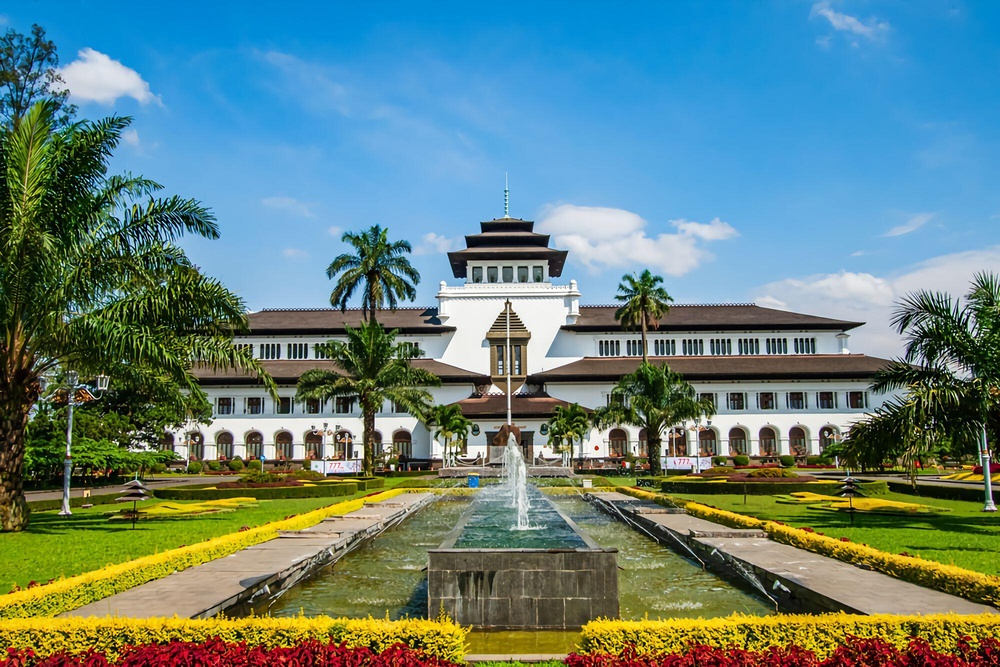
#> input picture gedungsate.jpg, 1000 x 667 px, shrunk from 2000 x 1334 before the run
$ python 'Gray Level slicing.py'
#> lines starting #> are read from the running program, lines starting #| are printed output that depends on the picture; after the words box and inside, x2 and y2 are one past the last pixel; in counts of white or black regions, pixels touching at a corner belong together
import cv2#Memanggil modul/library cv2
import numpy as np#Memanggil modul/library numpy
import matplotlib.pyplot as plt#Memanggil modul/library matplotlib

img = image = cv2.imread('gedungsate.jpg', 0)#sebuah fungsi yang membaca file gambar dan mengembalikan sebuah array NumPy yang merepresentasikan gambar tersebut.
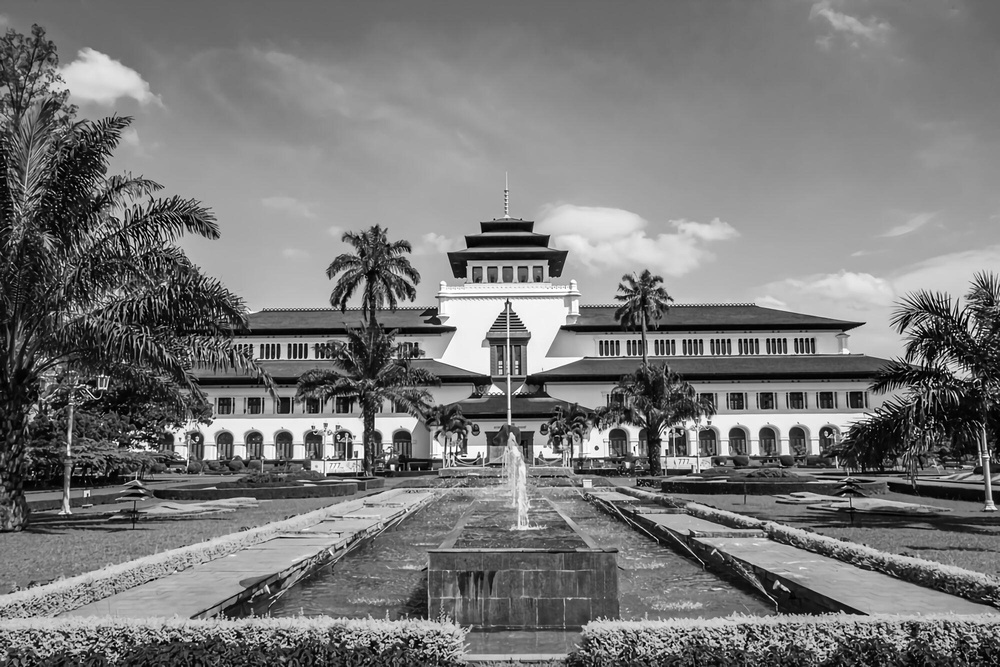
#> img: shape (667, 1000); min 0, max 255, mean 119.9

row, column = img.shape# Menetapkan nilai baris dan kolom dari atribut bentuk
#> row = 667; column = 1000

img1 = np.zeros((row, column), dtype='uint8')#membuat sebuah array numpy dengan bentuk (shape) yang sama dengan gambar img, yang berisi semua nilai nol dengan unsigned integer dengan panjang 8 bit

min_range = 10#nilai minimum
max_range = 60#nilai maksimum

for i in range(row):#perulangan for untuk mengulangi sebuah blok kode sebanyak row kali.
    for j in range(column):#perulangan for untuk mengulangi sebuah blok kode sebanyak column kali.
        if img[i, j] > min_range and img[i, j] < max_range:#melakukan pengecekan kondisi pada nilai piksel citra. Jika nilai piksel pada koordinat
            img1[i, j] = 255# mengatur nilai piksel citra img1 pada koordinat (i, j) menjadi 255.
        else:## Kode yang akan dijalankan jika kondisi tidak terpenuhi
            img1[i, j] = 0#mengatur nilai piksel citra img1 pada koordinat (i, j) menjadi 0.
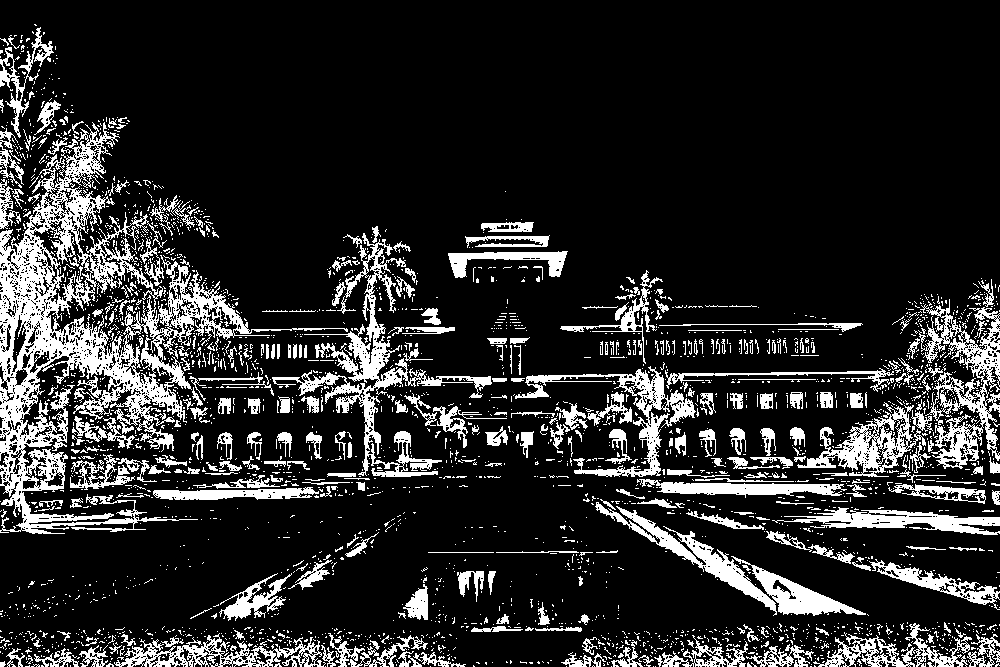
#> img1: shape (667, 1000); 16.4% white; 2976 white regions (2631 under 20 px), largest, box (x1, y1, x2, y2) and area: (0, 122, 348, 534) 27776, (272, 233, 492, 477) 6774, (918, 299, 1000, 469) 5063

fig, axes = plt.subplots(2, 2, figsize=(12, 12))# menghasilkan sebuah objek Figure dan objek-objek Axes yang digunakan untuk membuat subplot dengan tata letak 2x2.
ax = axes.ravel()#mengubah array multidimensi axes menjadi array satu dimensi ax menggunakan metode ravel()

ax[0].imshow(img, cmap=plt.cm.gray)# menampilkan citra img pada subplot pertama (indeks 0) dengan menggunakan skema warna abu-abu (cmap=plt.cm.gray).
ax[0].set_title("Citra Input")# mengatur judul pada subplot pertama (indeks 0) menjadi "Citra Input".
ax[1].hist(img.ravel(), bins=256)#membuat histogram dari piksel-piksel dalam citra img dan menampilkannya pada subplot kedua (indeks 1).
ax[1].set_title('Histogram Input')# mengatur judul pada subplot pertama (indeks 0) menjadi "Citra Input".

ax[2].imshow(img1, cmap=plt.cm.gray)## menampilkan citra img pada subplot pertama (indeks 0) dengan menggunakan skema warna abu-abu (cmap=plt.cm.gray).
ax[2].set_title("Citra Output")# mengatur judul pada subplot pertama (indeks 0) menjadi "Citra Input".
ax[3].hist(img1.ravel(), bins=256)#membuat histogram dari piksel-piksel dalam citra img dan menampilkannya pada subplot kedua (indeks 1).
ax[3].set_title('Histogram Output')# mengatur judul pada subplot pertama (indeks 0) menjadi "Citra Input".

plt.tight_layout()#menyesuaikan parameter subplot untuk memberikan padding yang ditentukan
plt.show()#menampilkan semua gambar
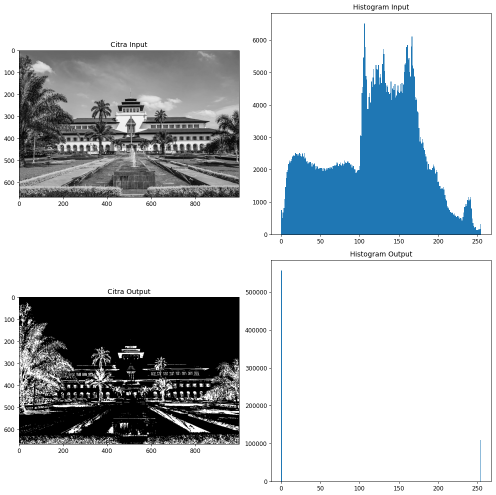
#> figure drawn by matplotlib, 4 panels; panel 2: tallest bar 6510 high, from x = 105.6 to 106.6; panel 4: tallest bar 557336 high, from x = 0 to 0.996

$ run again, with boneka2.tif saved as gedungsate.jpg
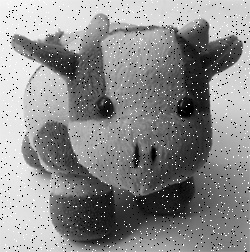
#> input picture boneka2.tif, 250 x 252 px
#> img is the input picture: shape (252, 250); min 0, max 255, mean 139.1
#> after the loop `for i in range(row):#perulangan for untuk mengulangi sebuah blok kode ..`:
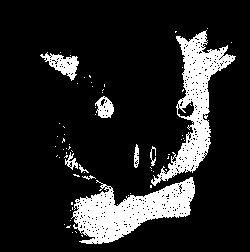
#> img1: shape (252, 250); 14.4% white; 66 white regions (57 under 20 px), largest, box (x1, y1, x2, y2) and area: (71, 177, 195, 244) 4128, (151, 30, 236, 186) 3763, (40, 52, 79, 81) 487
#> `plt.show()#menampilkan semua gambar`:
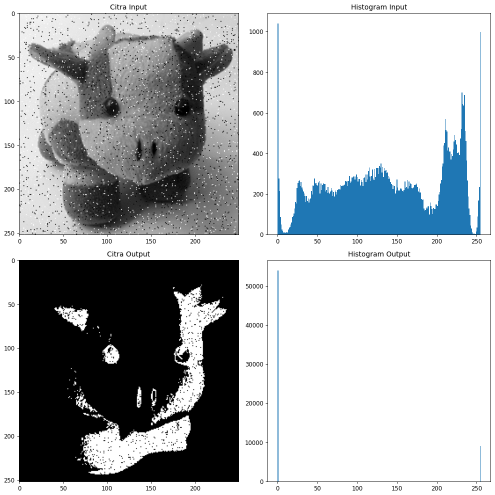
#> figure drawn by matplotlib, 4 panels; panel 2: tallest bar 1040 high, from x = 0 to 0.996; panel 4: tallest bar 53936 high, from x = 0 to 0.996
